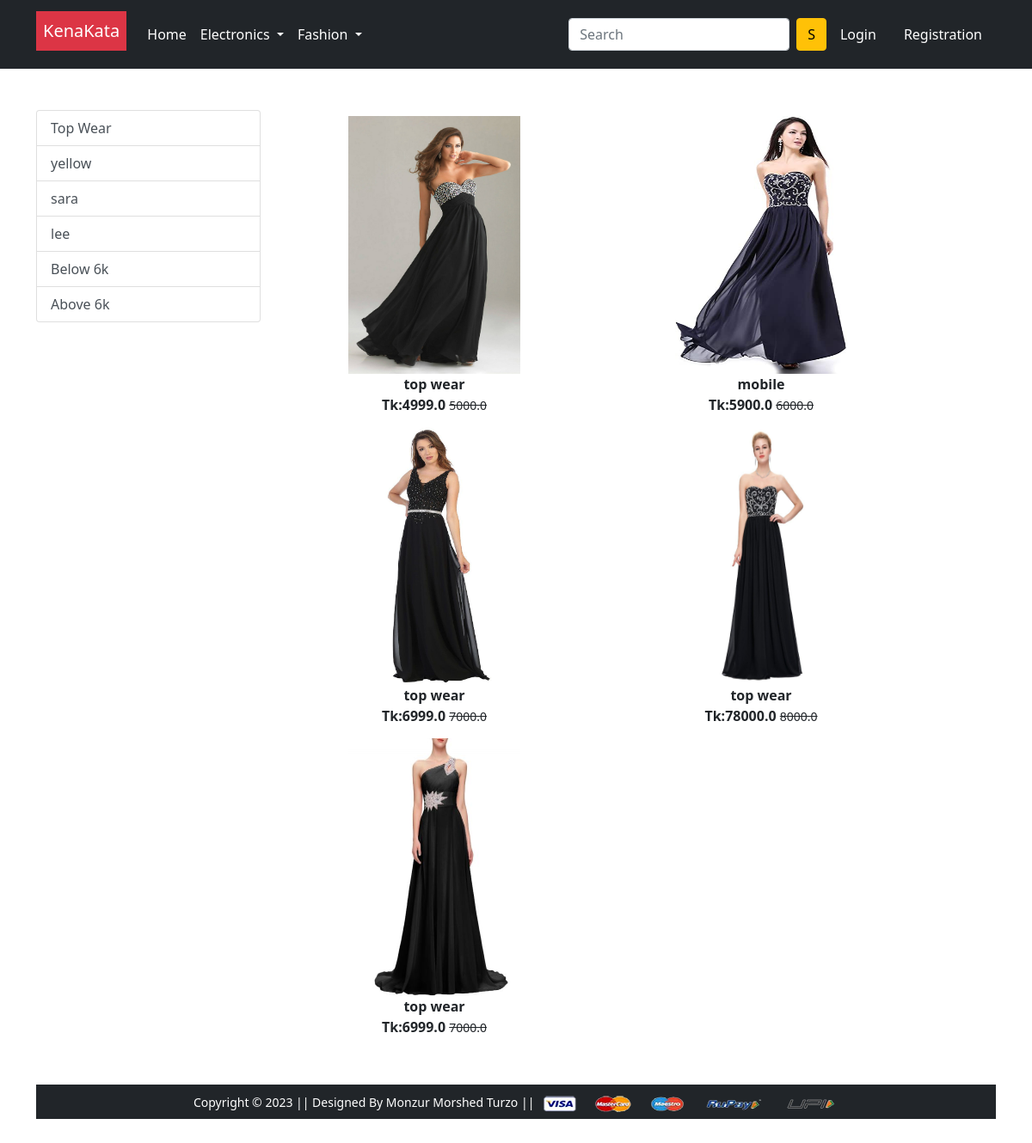
Before: /topwear with the older database file.
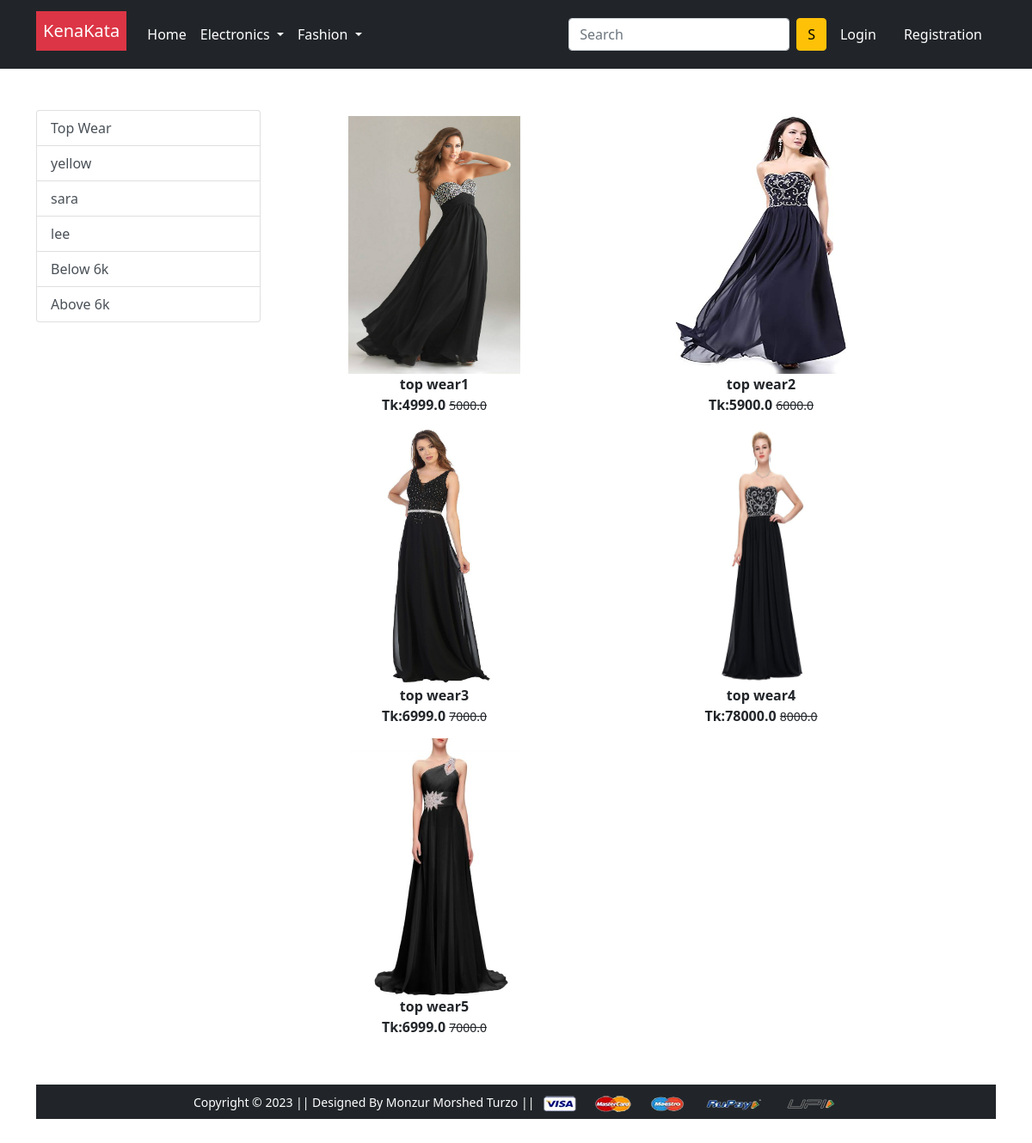
After: the same page with the newer database file.
### app/models.py (models this page shows, shortened)
class Product(models.Model):
    title=models.CharField(max_length=100)
    selling_price=models.FloatField()
    discounted_price=models.FloatField()
    description=models.TextField()
    brand=models.CharField(max_length=100)
    catagory=models.CharField(choices=CATAGORY_CHOICES,max_length=2)
    product_image=models.ImageField(upload_to='productimg')

### app/views.py (the view)
# urls.py: path('topwear', views.topwear, name='topwear'),
def topwear(request,data=None):
    if data == None:
        topwears=Product.objects.filter(catagory='TW')
    elif data== 'below' :
        topwears=Product.objects.filter(catagory='TW').filter(discounted_price__lt=6000)
    elif data== 'above' :
        topwears=Product.objects.filter(catagory='TW').filter(discounted_price__gt=6000)
    elif data == 'yellow' or 'sara' or 'lee':
        topwears=Product.objects.filter(catagory='TW').filter(brand=data)
    return render(request, 'app/topwear.html',{'topwears':topwears})

### app/templates/app/topwear.html (shortened to what this page needs)
{% extends 'app/base.html' %}
{% load static %}
{% block main-content %}
<div class="container my-5">
 <div class="row">
  <div class="col-sm-3">
    <div class="list-group">
        <a href="{% url 'topwear' %}" class="list-group-item list-group-item-action" aria-current="true">Top Wear</a>
        <a href="{% url 'topweardata' 'yellow' %}" class="list-group-item list-group-item-action" aria-current="true">yellow</a>
        <a href="{% url 'topweardata' 'sara' %}" class="list-group-item list-group-item-action" aria-current="true">sara</a>
        <a href="{% url 'topweardata' 'lee' %}" class="list-group-item list-group-item-action" aria-current="true">lee</a>
        <a href="{% url 'topweardata' 'below' %}" class="list-group-item list-group-item-action" aria-current="true">Below 6k</a>
        <a href="{% url 'topweardata' 'above' %}" class="list-group-item list-group-item-action" aria-current="true">Above 6k</a>
        </div>
    </div>
    <div class="col-sm-8">
        <div class="row">
            {% for product in topwears %}
                <div class="col-sm-6 text-center mb-6" >
                    <a href="{% url 'product-detail' product.id %}" class="btn">
                        <div class="item">
                            <img src="{{product.product_image.url}}" alt="" height="300" width="200" class="">
                                <div class="fw-bold"> {{product.title}}</div>
                                    <div class="fw-bold">Tk:{{product.discounted_price}}
                                        <small class="fw-light text-decoration-line-through">
                                            {{product.selling_price}}
                                        </small>
                                    </div>
                         </div>
                    </a>
                </div>
            {% endfor %}
        </div>
    </div>
</div>
{% endblock main-content %}

### app/templates/app/base.html (shortened to what this page needs)
<!doctype html>
{% load static %}
<html lang="en">
  <head>
    <link href="https://cdn.jsdelivr.net/npm/bootstrap@5.0.0-beta1/dist/css/bootstrap.min.css" rel="stylesheet">
    <link rel="stylesheet" href="{% static 'app/css/owl.carousel.min.css' %}">
    <link rel="stylesheet" href="{% static 'app/css/all.min.css' %}">
    <link rel="stylesheet" href="{% static 'app/css/style.css' %}">
  </head>
  <body>
    <nav class="navbar navbar-expand-lg navbar-dark bg-dark">
     <div class="container">
       <a class="navbar-brand" href="/"><div class="p-2 mb-2 bg-danger text-white">KenaKata</div></a>
       <div class="collapse navbar-collapse" id="navbarSupportedContent">
         <ul class="navbar-nav me-auto mb-2 mb-lg-0">
           <li class="nav-item">
             <a class="nav-link active" aria-current="page" href="/">Home</a>
           </li>
           <li class="nav-item dropdown">
             <a class="nav-link dropdown-toggle text-white" href="#" id="electronicsDropdown" role="button" data-bs-toggle="dropdown" aria-expanded="false">
               Electronics
             </a>
           </li>
           <li class="nav-item dropdown">
             <a class="nav-link dropdown-toggle text-white" href="#" id="fashionDropdown" role="button" data-bs-toggle="dropdown" aria-expanded="false">
               Fashion
             </a>
           </li>
         </ul>
         <form class="d-flex">
           <input class="form-control me-2" type="search" placeholder="Search" aria-label="Search">
           <button class="btn btn-warning" type="submit">S</button>
         </form>
         <div>
          <ul class="navbar-nav me-auto mb-2 mb-lg-0">
            {% if request.user.is_authenticated %}
           <li class="nav-item dropdown mx-2">
              <a class="nav-link dropdown-toggle text-white" href="#" id="profileDropdown" role="button" data-bs-toggle="dropdown" aria-expanded="false">
                Sonam
              </a>
              <ul class="dropdown-menu" aria-labelledby="profileDropdown">
                <li><a class="dropdown-item" href="{% url 'profile' %}">Profile</a></li>
                <li><a class="dropdown-item" href="{% url 'orders' %}">Orders</a></li>
                <li><a class="dropdown-item" href="{% url 'passawordchange' %}">Change Password</a></li>
                <li><a class="dropdown-item" href="{% url 'logout' %}">Logout</a></li>
              </ul>
            </li>
            <li class="nav-item mx-2">
             <a href="{% url 'add-to-cart' %}" class="nav-link text-white"><span class="badge bg-danger">4</span> Cart </a>
            </li>
            {% else %}
            <li class="nav-item mx-2">
             <a href="{% url 'login' %}" class="nav-link text-white">Login</a>
            </li>
            <li class="nav-item mx-2">
             <a href="{% url 'customerregistration' %}" class="nav-link text-white">Registration</a>
            </li>
            {% endif %}
          </ul>
         </div>
       </div>
     </div>
    </nav>
    {% block main-content %} {% endblock main-content %}
    <footer class="container-fluid bg-dark text-center p-2 mt-5">
        <small class="text-white">Copyright &copy; 2023 || Designed By Monzur Morshed Turzo || </small>
        <img src="{% static 'app/images/payment.png' %}" alt="" srcset="" class="img-fluid" height="2px">
    </footer>
  </body>
</html>

Changed rows visible on the page:
changed Product: title "top wear" → "top wear1"
changed Product: title "mobile" → "top wear2"
changed Product: title "top wear" → "top wear3"
changed Product: title "top wear" → "top wear4"
changed Product: title "top wear" → "top wear5"
